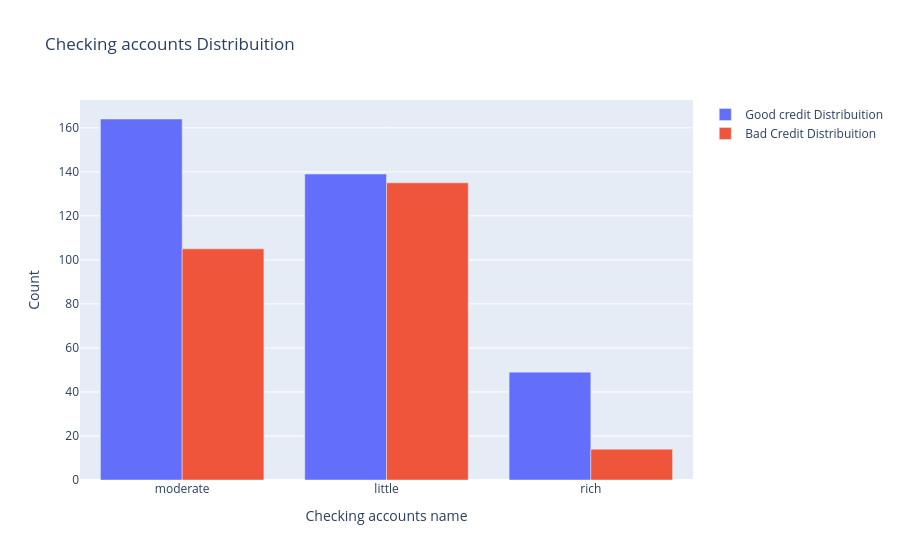

Write notebook code for a chart like this one.
### Code cell
import plotly.graph_objs as go
import plotly.offline as py
py.init_notebook_mode(connected=True)

#First plot
trace0 = go.Bar(
    x = df_credit[df_credit["Risk"]== 'good']["Checking account"].value_counts().index.values,
    y = df_credit[df_credit["Risk"]== 'good']["Checking account"].value_counts().values,
    name='Good credit Distribuition' 
    
)

#Second plot
trace1 = go.Bar(
    x = df_credit[df_credit["Risk"]== 'bad']["Checking account"].value_counts().index.values,
    y = df_credit[df_credit["Risk"]== 'bad']["Checking account"].value_counts().values,
    name="Bad Credit Distribuition"
)

data = [trace0, trace1]

layout = go.Layout(
    title='Checking accounts Distribuition',
    xaxis=dict(title='Checking accounts name'),
    yaxis=dict(title='Count'),
    barmode='group'
)


fig = go.Figure(data=data, layout=layout)

py.iplot(fig, filename = 'Age-ba', validate = False)

### Figure 1 — Plotly figure (JSON) as saved in the notebook; plotly's stock layout.template omitted (floating-point values rounded to 4 significant figures)
{"data": [{"name": "Good credit Distribuition", "type": "bar", "x": ["moderate", "little", "rich"], "y": [164, 139, 49]}, {"name": "Bad Credit Distribuition", "type": "bar", "x": ["little", "moderate", "rich"], "y": [135, 105, 14]}], "layout": {"barmode": "group", "title": {"text": "Checking accounts Distribuition"}, "xaxis": {"title": {"text": "Checking accounts name"}}, "yaxis": {"title": {"text": "Count"}}}}
